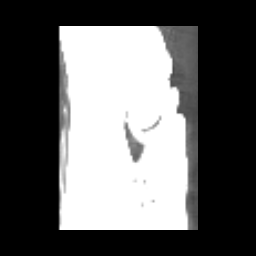

Recreate this plot in Python.
#!/usr/bin/env python

# Permute image axes using vtkImagePermute on volumetric medical data.

# Factory overrides
import vtkmodules.vtkInteractionStyle  # noqa: F401
import vtkmodules.vtkRenderingFreeType  # noqa: F401
import vtkmodules.vtkRenderingOpenGL2  # noqa: F401

import os

from vtkmodules.vtkIOImage import vtkImageReader
from vtkmodules.vtkImagingCore import vtkImagePermute
from vtkmodules.vtkRenderingCore import (
    vtkImageActor,
    vtkRenderWindow,
    vtkRenderWindowInteractor,
    vtkRenderer,
)

# Image pipeline
reader = vtkImageReader()
reader.ReleaseDataFlagOff()
reader.SetDataByteOrderToLittleEndian()
reader.SetDataExtent(0, 63, 0, 63, 1, 93)
data_dir = os.environ.get("VPE_DATA_DIR", os.path.dirname(os.path.abspath(__file__)))

reader.SetFilePrefix(os.path.join(data_dir, "headsq", "quarter"))
reader.SetDataMask(0x7fff)

# Permute axes
permute = vtkImagePermute()
permute.SetInputConnection(reader.GetOutputPort())
permute.SetFilteredAxes(1, 2, 0)
permute.Update()

# Display with vtkImageActor at middle Z slice
image_actor = vtkImageActor()
image_actor.GetMapper().SetInputConnection(permute.GetOutputPort())
ext = permute.GetOutput().GetExtent()
z_mid = (ext[4] + ext[5]) // 2
image_actor.SetDisplayExtent(ext[0], ext[1], ext[2], ext[3], z_mid, z_mid)

# Renderer
renderer = vtkRenderer()
renderer.AddActor(image_actor)

# Window
render_window = vtkRenderWindow()
render_window.AddRenderer(renderer)
render_window.SetSize(256, 256)
render_window.SetWindowName("permute")

# Scene
renderer.ResetCamera()

# Interactor
interactor = vtkRenderWindowInteractor()
interactor.SetRenderWindow(render_window)

interactor.Initialize()
interactor.Start()
